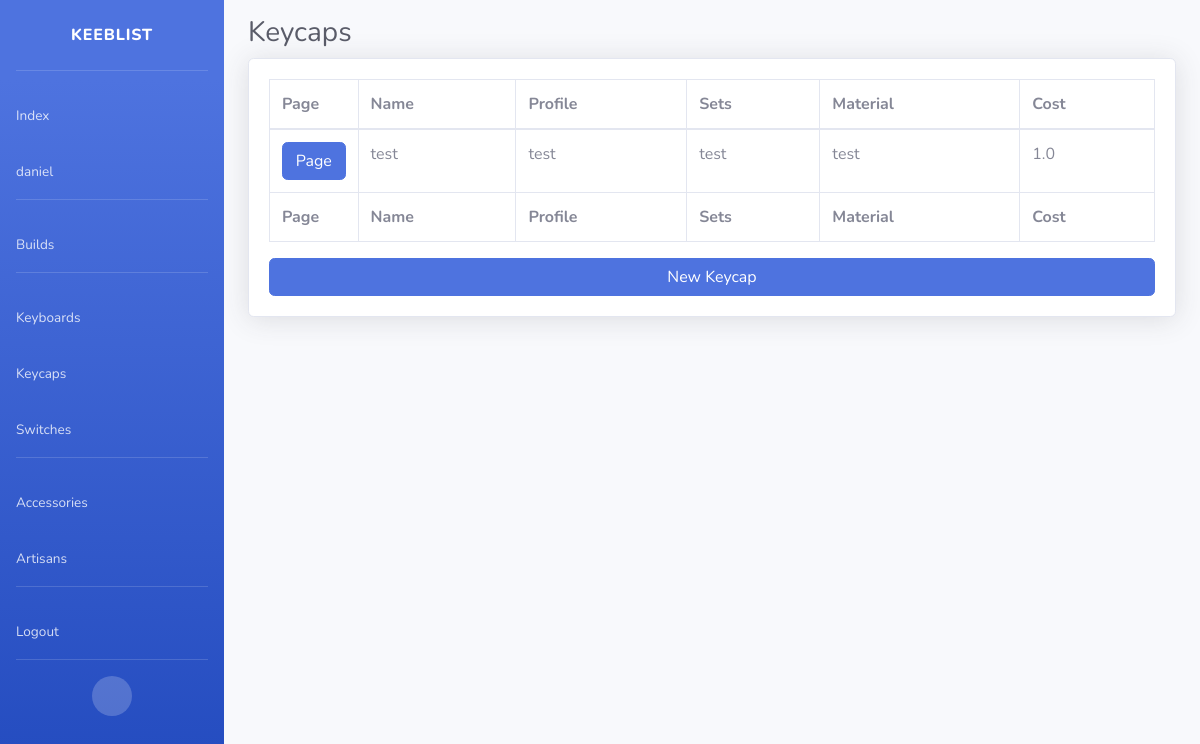
The app's page /app/keycap/ (signed in), older data.
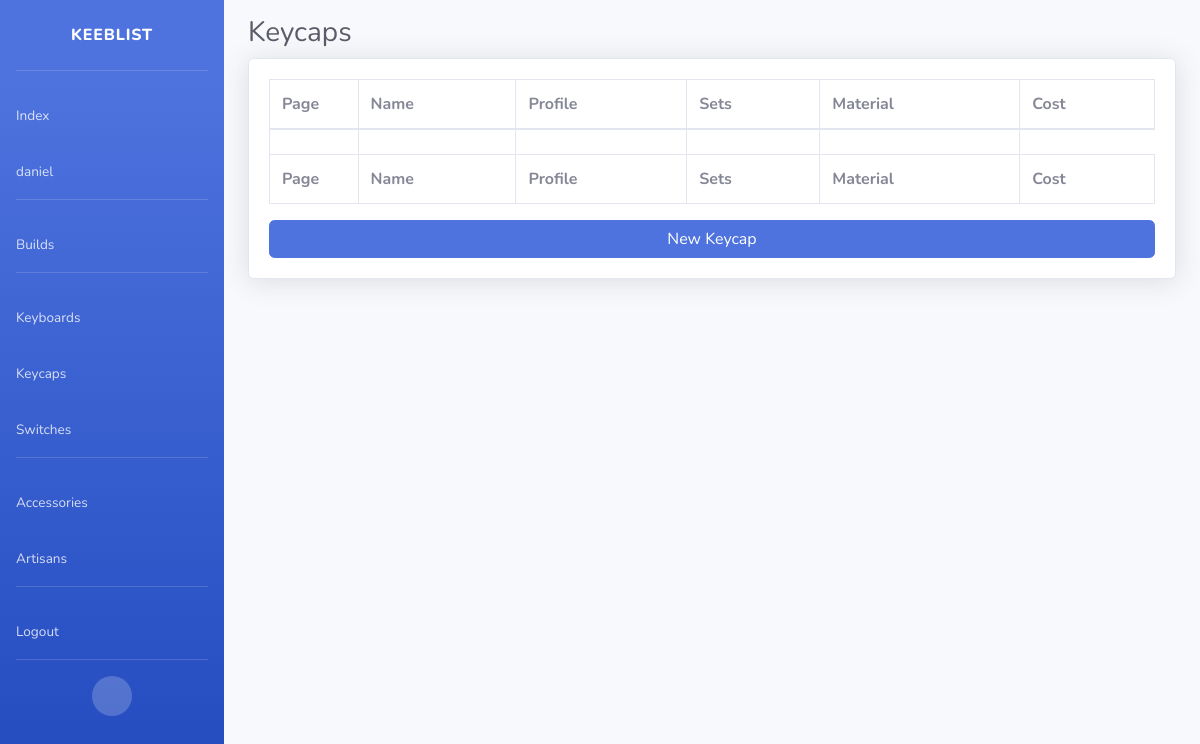
The same page, newer data.
### app/models.py (models this page shows)
class CommonModel(BaseCommonModel):
    status_choices=[
        ("Pre-GB", "Pre-GB"),
        ("Ordered GB", "Ordered GB"),
        ("Ordered In-Stock", "Ordered In-Stock"),
        ("Shipping", "Shipping"),
        ("Present", "Present"),
        ("Sold", "Sold"),
    ]
    status=models.CharField(max_length=255, choices=status_choices)
    cost=models.FloatField()
    aftermarket_seller=models.CharField(max_length=255, blank=True)
    manufacturer=models.CharField(max_length=255)
    sell_price=models.FloatField(null=True, blank=True)
    class Meta:
        abstract = True

class Keycap(CommonModel):
    production_choices = [
        ("Doubleshot", "Doubleshot"),
        ("Tripleshot", "Tripleshot"),
        ("Dye-Sublimated", "Dye-Sublimated"),
        ("Other", "Other"),
    ]
    profile=models.CharField(max_length=255)
    sets=models.CharField(max_length=255)
    material=models.CharField(max_length=255)
    production=models.CharField(max_length=255, choices=production_choices)
    def get_absolute_url(self):
        return super().get_absolute_url("keycap")

### app/views.py (the view)
# urls.py: path('keycap/', KeycapListView.as_view(), name='keycap'),
class KeycapListView(CommonListView):
    model = Keycap
    template_name = 'models/keycap_list.html'
    context_object_name = 'keycap_list'
    def get_queryset(self):
        return super().get_queryset(Keycap, self.request.user)

### app/models.py (called while the page is built)
    def get_absolute_url(self, model):
        return reverse(f'{model}-detail', kwargs={"slug": self.slug})

### app/views.py (called while the page is built)
    def get_queryset(self, model, user):
        return model.objects.filter(user=user).filter(~Q(status="Sold"))

### templates/app/keycap_list.html (shortened to what this page needs)
{% extends 'base.html' %}
{% load static %}
{% block container_fluid %}
<div class="container-fluid">
    <h1 class="h3 mb-2 text-gray-800">Keycaps</h1>
    <div class="card shadow mb-4">
        <div class="card-body">
            <div class="table-responsive">
                <table class="table table-bordered" width="100%" cellspacing="0">
                    <col style="width:10%">
                    <thead>
                        <tr>
                            <th>Page</th>
                            <th>Name</th>
                            <th>Profile</th>
                            <th>Sets</th>
                            <th>Material</th>
                            <th>Cost</th>
                        </tr>
                    </thead>
                    <tfoot>
                        <tr>
                            <th>Page</th>
                            <th>Name</th>
                            <th>Profile</th>
                            <th>Sets</th>
                            <th>Material</th>
                            <th>Cost</th>
                        </tr>
                    </tfoot>
                    <tbody>
                        {% for keycap in object_list %}
                        <tr>
                            <td><a href="{{ keycap.get_absolute_url }}" class="btn btn-primary btn-user btn-block">Page</a></td>
                            <td>{{ keycap.name }}</td>
                            <td>{{ keycap.profile }}</td>
                            <td>{{ keycap.sets }}</td>
                            <td>{{ keycap.material }}</td>
                            <td>{{ keycap.cost }}</td>
                        </tr>
                        {% empty %}
                        <tr>
                            <td></td>
                            <td></td>
                            <td></td>
                            <td></td>
                            <td></td>
                        </tr>
                        {% endfor %}
                    </tbody>
                </table>
            </div>
            <a href="{% url 'keycap-create' %}" class="btn btn-primary btn-user btn-block">New Keycap</a>
        </div>
    </div>
</div>
{% endblock %}

Row changes from the older to the newer data that the page shows:
removed Keycap: name "test", profile "test", sets "test", material "test", cost "1.0"
